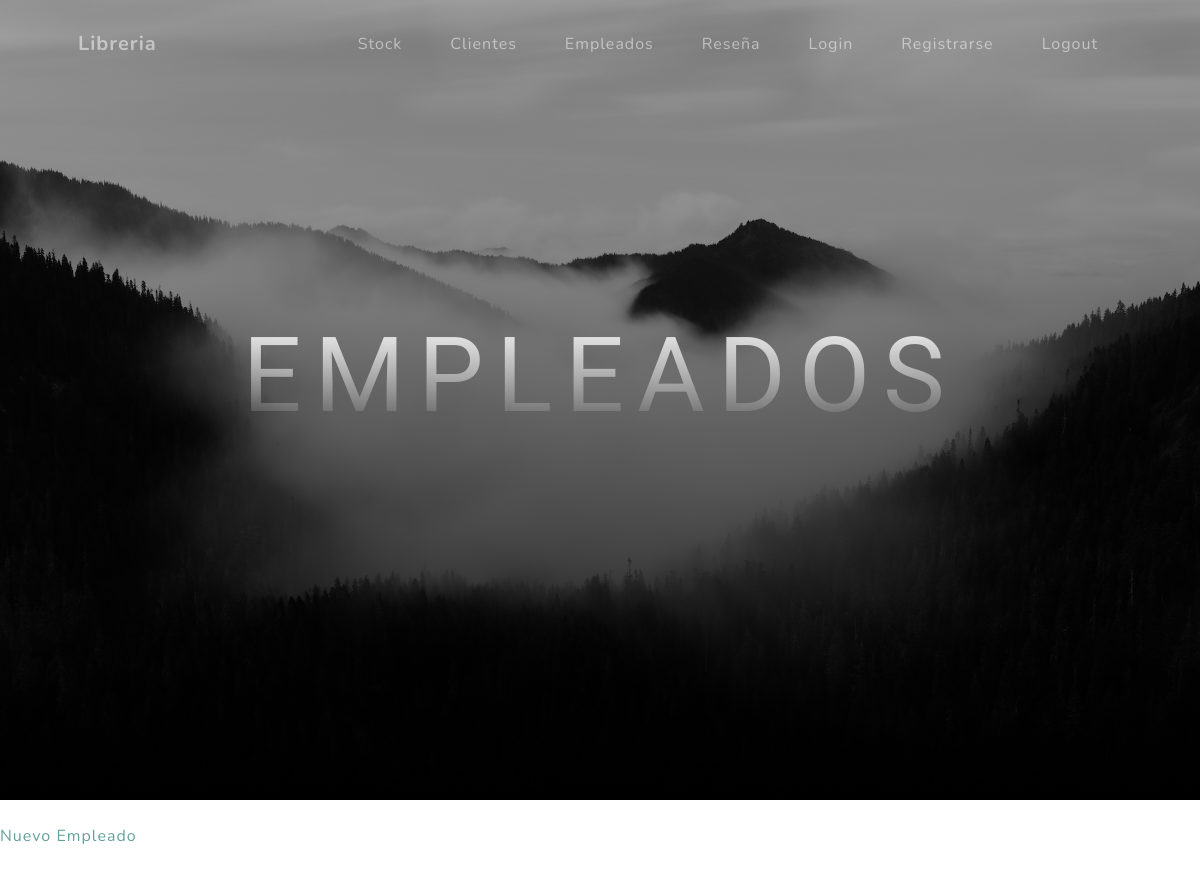
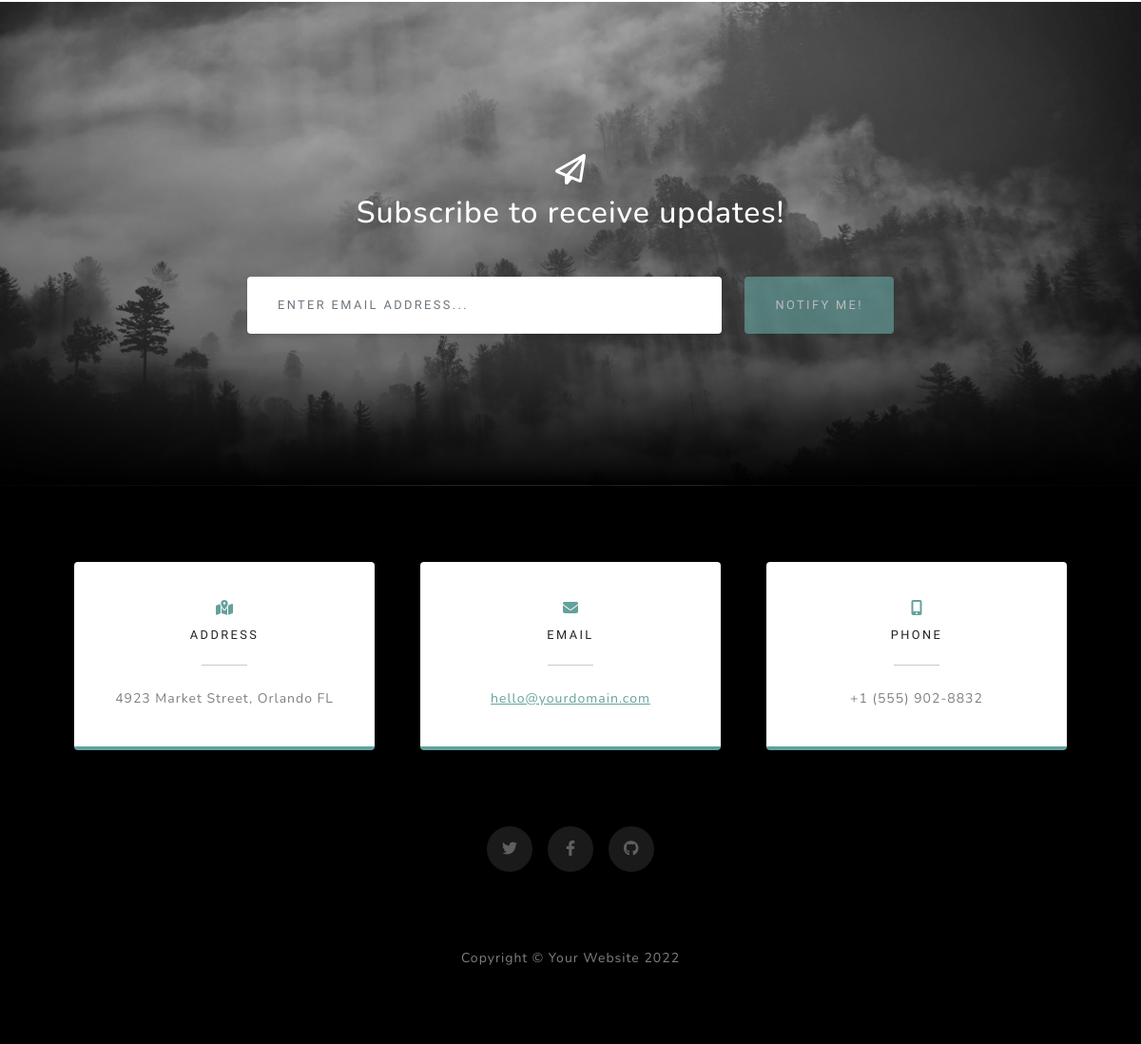
The app's page /AppLibreria/empleados, older data (2 pictures, top to bottom).
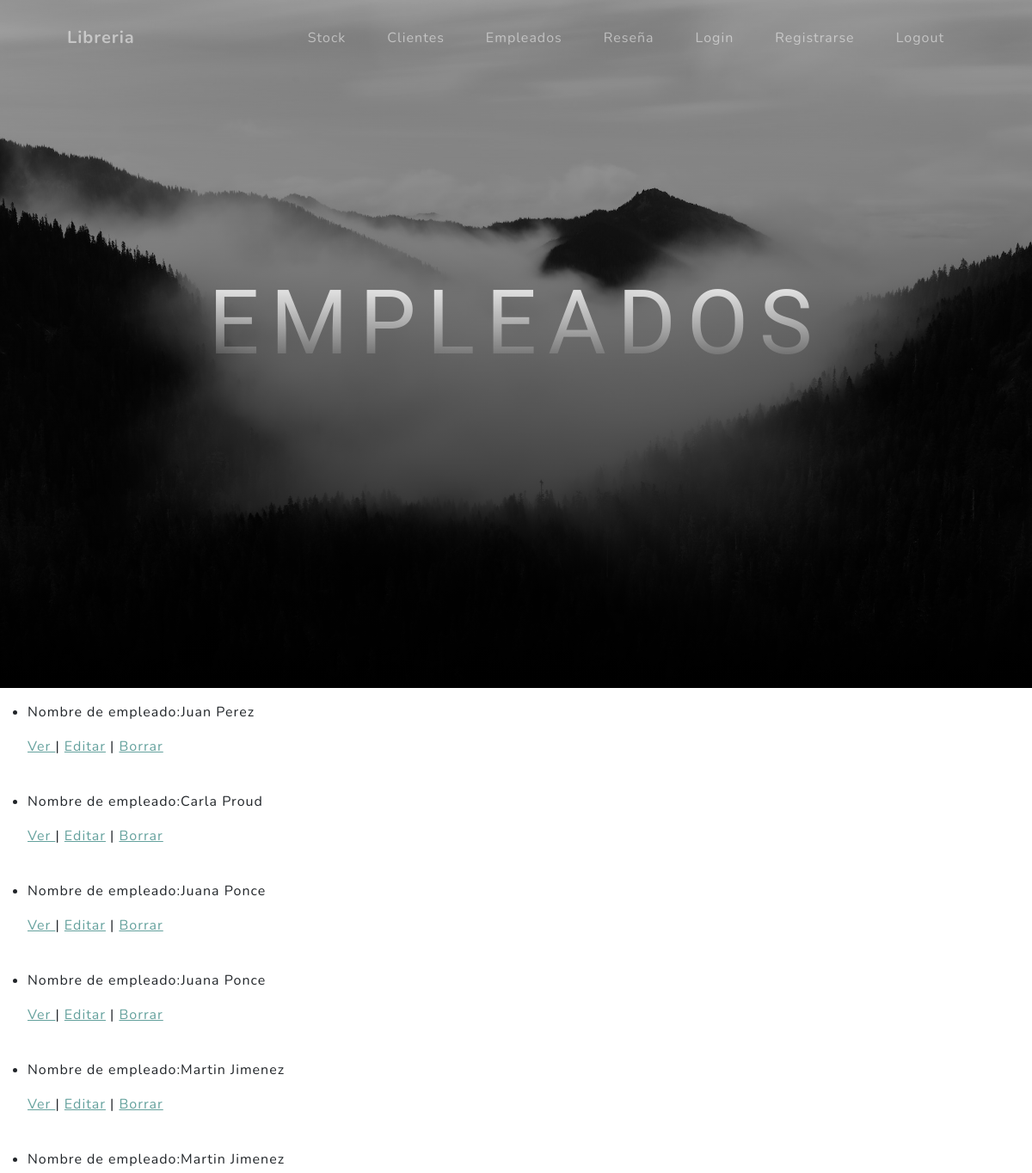
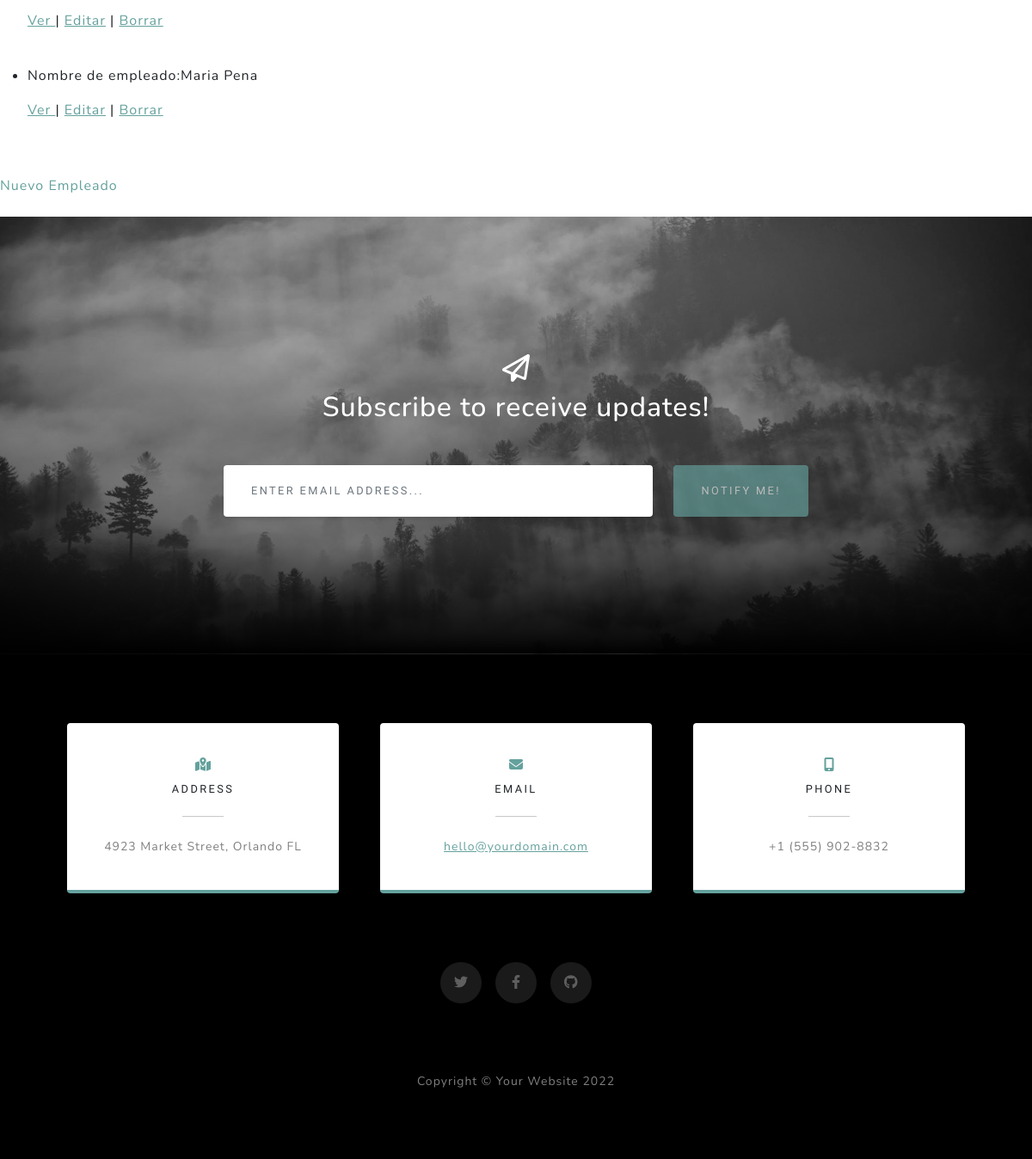
The same page, newer data (2 pictures, top to bottom).
### APP_Libreria/models.py (models this page shows, shortened)
class Empleados(models.Model):
    nombre = models.CharField(max_length=64)
    correo = models.EmailField()
    cumpleanios = models.DateField()
    horario = models.IntegerField()
    legajo = models.IntegerField()

### APP_Libreria/views.py (the view)
# urls.py: path("empleados", Empleadoslist.as_view(), name="empleados"),
class Empleadoslist(ListView):
    model= Empleados
    template_name= "empleados.html"

### APP_Libreria/templates/empleados.html (shortened to what this page needs)
{% extends "inicio.html" %}
{% load static %}
{% block titulo %}
<h1 class="mb-5">EMPLEADOS</h1>
{% endblock %}
{% block libreria %}
<body>
    <ul>
        {% for Empleados in object_list %}
            <li>
                <p> Nombre de empleado:{{ Empleados.nombre }}</p>
                <p>
                    <a href="{% url 'empleados_detalle' Empleados.id %}"> Ver </a> |
                    <a href="{% url 'empleados_edit' Empleados.id %}"> Editar</a> |
                    <a href="{% url 'empleados_borrar' Empleados.id %}"> Borrar</a>
                </p>
            </li>
            <br>
        {% endfor %}
    </ul>
    <ul class="navbar-nav ms-auto">
        <li class="nav-item"><a class="nav-link" href="{% url 'empleado_nuevo' %}">Nuevo Empleado</a></li>
    </ul>
</body>
{% endblock %}

### APP_Libreria/templates/inicio.html (shortened to what this page needs)
<!DOCTYPE html>
<html lang="en">
    <head>
        {% load static %}
        <link href="{% static 'APP_Libreria/css/styles.css' %}" rel="stylesheet" />
    </head>
    <body id="page-top">
        <nav class="navbar navbar-expand-lg navbar-light fixed-top" id="mainNav">
            <div class="container px-4 px-lg-5">
                <a class="navbar-brand" href="{% url 'inicio' %}">Libreria</a>
                <div class="collapse navbar-collapse" id="navbarResponsive">
                    <ul class="navbar-nav ms-auto">
                        <li class="nav-item"><a class="nav-link" href="{% url 'stock' %}">Stock</a></li>
                        <li class="nav-item"><a class="nav-link" href="{% url 'clientes' %}">Clientes</a></li>
                        <li class="nav-item"><a class="nav-link" href="{% url 'empleados' %}">Empleados</a></li>
                        <li class="nav-item"><a class="nav-link" href="{% url 'resenia' %}">Reseña</a></li>
                        <li class="nav-item"><a class="nav-link" href="{% url 'login' %}">Login</a></li>
                        <li class="nav-item"><a class="nav-link" href="{% url 'registrousuario' %}">Registrarse</a></li>
                        <li class="nav-item"><a class="nav-link" href="{% url 'logout' %}">Logout</a></li>
                    </ul>
                </div>
            </div>
        </nav>
        <header class="masthead">
            <div class="container px-4 px-lg-5 d-flex h-100 align-items-center justify-content-center">
                <div class="d-flex justify-content-center">
                    <div class="text-center">
                        {% block titulo %}{% endblock %}
                    </div>
                </div>
            </div>
        </header>{% block libreria %}{% endblock %}
        <section class="signup-section" id="Reseña">
            <div class="container px-4 px-lg-5">
                <div class="row gx-4 gx-lg-5">
                    <div class="col-md-10 col-lg-8 mx-auto text-center">
                        <i class="far fa-paper-plane fa-2x mb-2 text-white"></i>
                        <h2 class="text-white mb-5">Subscribe to receive updates!</h2>
                        <form class="form-signup" id="contactForm" data-sb-form-api-token="API_TOKEN">
                            <div class="row input-group-newsletter">
                                <div class="col"><input class="form-control" id="emailAddress" type="email" placeholder="Enter email address..." aria-label="Enter email address..." data-sb-validations="required,email" /></div>
                                <div class="col-auto"><button class="btn btn-primary disabled" id="submitButton" type="submit">Notify Me!</button></div>
                            </div>
                        </form>
                    </div>
                </div>
            </div>
        </section>
        <section class="contact-section bg-black">
            <div class="container px-4 px-lg-5">
                <div class="row gx-4 gx-lg-5">
                    <div class="col-md-4 mb-3 mb-md-0">
                        <div class="card py-4 h-100">
                            <div class="card-body text-center">
                                <i class="fas fa-map-marked-alt text-primary mb-2"></i>
                                <h4 class="text-uppercase m-0">Address</h4>
                                <hr class="my-4 mx-auto" />
                                <div class="small text-black-50">4923 Market Street, Orlando FL</div>
                            </div>
                        </div>
                    </div>
                    <div class="col-md-4 mb-3 mb-md-0">
                        <div class="card py-4 h-100">
                            <div class="card-body text-center">
                                <i class="fas fa-envelope text-primary mb-2"></i>
                                <h4 class="text-uppercase m-0">Email</h4>
                                <hr class="my-4 mx-auto" />
                                <div class="small text-black-50"><a href="#!">hello@yourdomain.com</a></div>
                            </div>
                        </div>
                    </div>
                    <div class="col-md-4 mb-3 mb-md-0">
                        <div class="card py-4 h-100">
                            <div class="card-body text-center">
                                <i class="fas fa-mobile-alt text-primary mb-2"></i>
                                <h4 class="text-uppercase m-0">Phone</h4>
                                <hr class="my-4 mx-auto" />
                                <div class="small text-black-50">+1 (555) 902-8832</div>
                            </div>
                        </div>
                    </div>
                </div>
                <div class="social d-flex justify-content-center">
                    <a class="mx-2" href="#!"><i class="fab fa-twitter"></i></a>
                    <a class="mx-2" href="#!"><i class="fab fa-facebook-f"></i></a>
                    <a class="mx-2" href="#!"><i class="fab fa-github"></i></a>
                </div>
            </div>
        </section>
        <footer class="footer bg-black small text-center text-white-50"><div class="container px-4 px-lg-5">Copyright &copy; Your Website 2022</div></footer>
    </body>
</html>

Row changes from the older to the newer data that the page shows:
added Empleados: nombre "Juan Perez"
added Empleados: nombre "Carla Proud"
added Empleados: nombre "Juana Ponce"
added Empleados: nombre "Juana Ponce"
added Empleados: nombre "Martin Jimenez"
added Empleados: nombre "Martin Jimenez"
added Empleados: nombre "Maria Pena"
